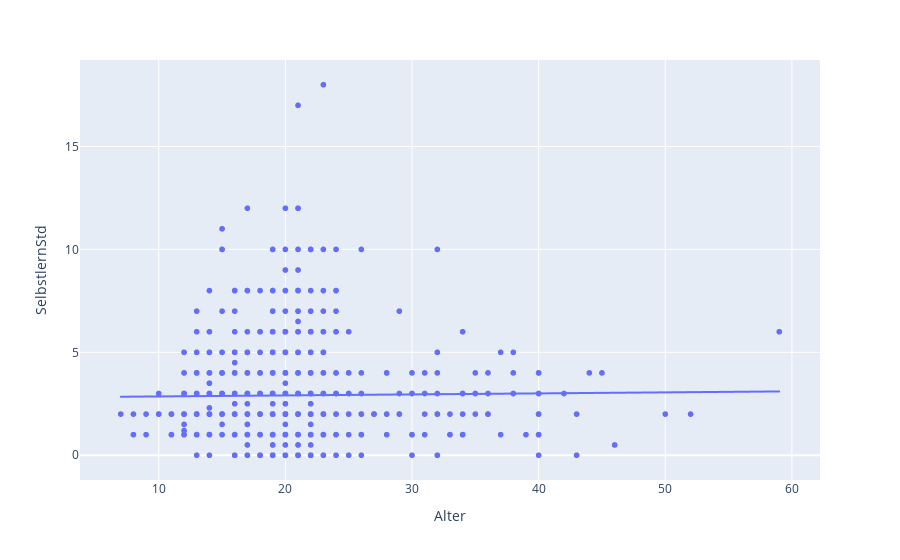

Notebook source saved alongside this figure:
### Code cell
fig = px.scatter(df, x='Alter', y='SelbstlernStd', height=500, trendline="ols")
fig.show()

### Figure 1 — Plotly figure (JSON) as saved in the notebook; plotly's stock layout.template omitted (floating-point values rounded to 4 significant figures; data arrays with more than 128 entries replaced by an {"elided": "..."} marker saying what was removed)
{"data": [{"hovertemplate": "Alter=%{x}<br>SelbstlernStd=%{y}<extra></extra>", "legendgroup": "", "marker": {"color": "#636efa", "symbol": "circle"}, "mode": "markers", "name": "", "showlegend": false, "type": "scattergl", "x": {"elided": "1145 int values"}, "xaxis": "x", "y": {"elided": "1145 float values"}, "yaxis": "y"}, {"hovertemplate": "<b>OLS trendline</b><br>SelbstlernStd = 0.00494712 * Alter + 2.80743<br>R<sup>2</sup>=0.000168<br><br>Alter=%{x}<br>SelbstlernStd=%{y} <b>(trend)</b><extra></extra>", "legendgroup": "", "marker": {"color": "#636efa", "symbol": "circle"}, "mode": "lines", "name": "", "showlegend": false, "type": "scattergl", "x": {"elided": "1145 int values"}, "xaxis": "x", "y": {"elided": "1145 float values"}, "yaxis": "y"}], "layout": {"autosize": true, "legend": {"tracegroupgap": 0}, "margin": {"t": 60}, "xaxis": {"anchor": "y", "autorange": true, "domain": [0, 1], "range": [3.854, 62.15], "title": {"text": "Alter"}, "type": "linear"}, "yaxis": {"anchor": "x", "autorange": true, "domain": [0, 1], "range": [-1.237, 19.24], "title": {"text": "SelbstlernStd"}, "type": "linear"}}}
